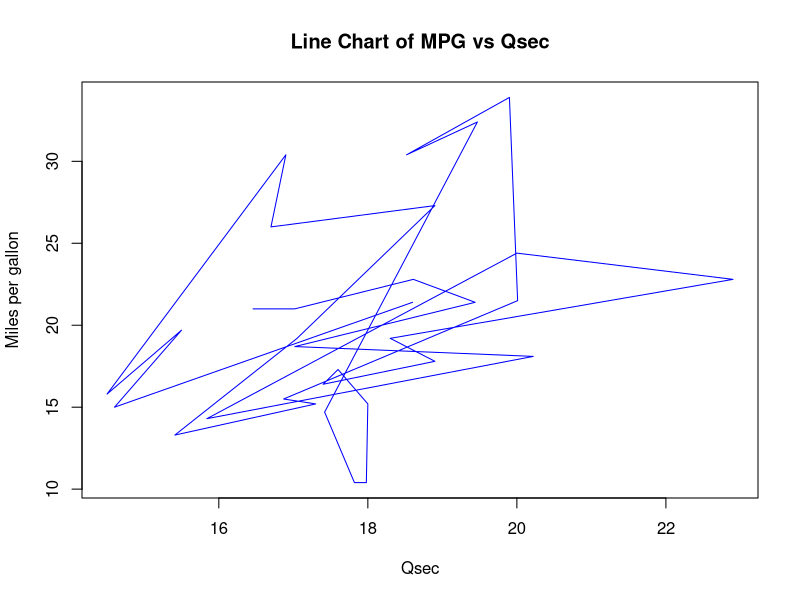

Recreate this plot in R.
data(mtcars)
plot(mpg ~ qsec, data=mtcars, type="l", col="blue", xlab="Qsec", ylab="Miles per gallon", main="Line Chart of MPG vs Qsec")
